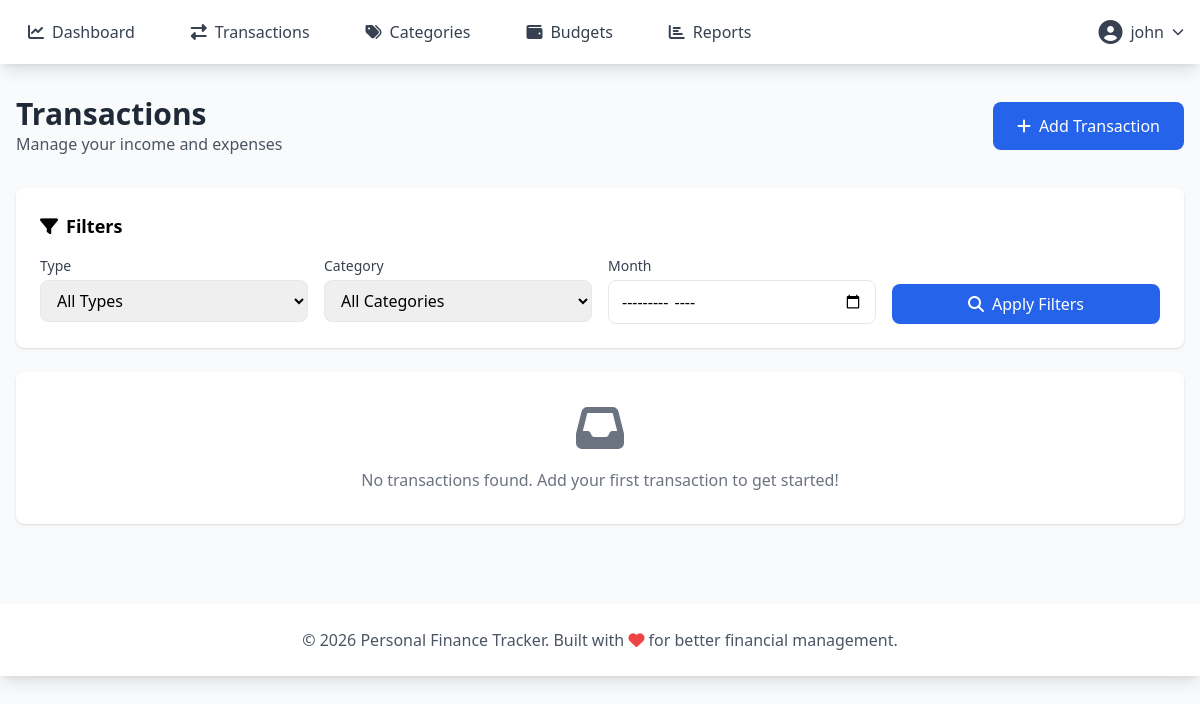
Page /transactions (signed in) on the earlier database version.
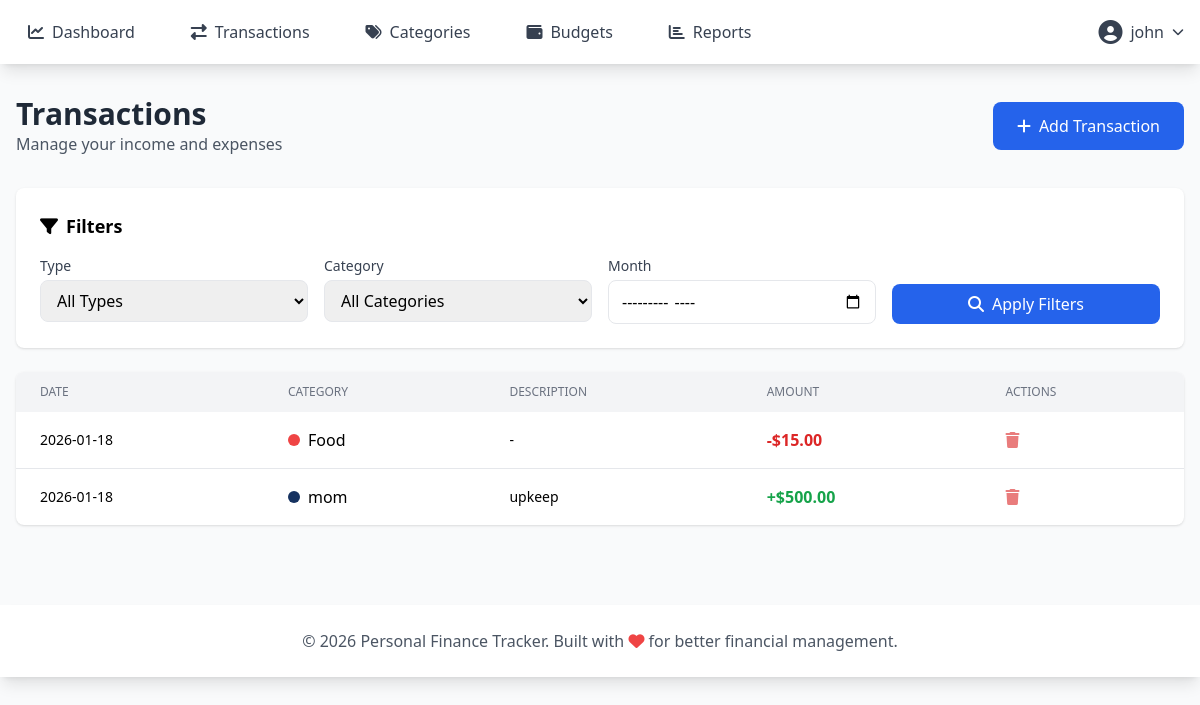
Same page on the later database version.
### tables this page shows
CREATE TABLE transactions (
            id INTEGER PRIMARY KEY AUTOINCREMENT,
            user_id INTEGER NOT NULL,
            category_id INTEGER NOT NULL,
            amount REAL NOT NULL,
            description TEXT,
            date DATE NOT NULL,
            created_at TIMESTAMP DEFAULT CURRENT_TIMESTAMP,
            FOREIGN KEY (user_id) REFERENCES users(id),
            FOREIGN KEY (category_id) REFERENCES categories(id)
        );

CREATE TABLE categories (
            id INTEGER PRIMARY KEY AUTOINCREMENT,
            user_id INTEGER NOT NULL,
            name TEXT NOT NULL,
            type TEXT NOT NULL CHECK(type IN ('income', 'expense')),
            color TEXT DEFAULT '#3B82F6',
            FOREIGN KEY (user_id) REFERENCES users(id),
            UNIQUE(user_id, name)
        );

### app.py (the view)
@app.route('/transactions')
@login_required
def transactions():
    user_id = session['user_id']
    conn = get_db()
    cursor = conn.cursor()
    category_filter = request.args.get('category', '')
    type_filter = request.args.get('type', '')
    month_filter = request.args.get('month', '')
    query = '''
        SELECT t.*, c.name as category_name, c.type as category_type, c.color
        FROM transactions t
        JOIN categories c ON t.category_id = c.id
        WHERE t.user_id = ?
    '''
    params = [user_id]
    if category_filter:
        query += ' AND c.id = ?'
        params.append(category_filter)
    if type_filter:
        query += ' AND c.type = ?'
        params.append(type_filter)
    if month_filter:
        query += ' AND strftime("%Y-%m", t.date) = ?'
        params.append(month_filter)
    query += ' ORDER BY t.date DESC, t.created_at DESC'
    all_transactions = cursor.execute(query, params).fetchall()
    categories = cursor.execute('''
        SELECT * FROM categories WHERE user_id = ? ORDER BY name
    ''', (user_id,)).fetchall()
    conn.close()
    return render_template('transactions.html',
                         transactions=all_transactions,
                         categories=categories)

### app.py (called while the page is built)
def get_db():
    conn = sqlite3.connect(DATABASE)
    conn.row_factory = sqlite3.Row
    return conn

def login_required(f):
    @wraps(f)
    def decorated_function(*args, **kwargs):
        if 'user_id' not in session:
            flash('Please log in to access this page.', 'warning')
            return redirect(url_for('login'))
        return f(*args, **kwargs)
    return decorated_function

### templates/transactions.html (shortened to what this page needs)
{% extends "base.html" %}
{% block content %}
<div class="mb-8">
    <div class="flex justify-between items-center">
        <div>
            <h1 class="text-3xl font-bold text-gray-800">Transactions</h1>
            <p class="text-gray-600">Manage your income and expenses</p>
        </div>
        <a href="{{ url_for('add_transaction') }}" class="bg-blue-600 text-white px-6 py-3 rounded-lg hover:bg-blue-700">
            <i class="fas fa-plus mr-2"></i>Add Transaction
        </a>
    </div>
</div>
<div class="card-hover bg-white rounded-lg shadow p-6 mb-6 fade-in">
    <h2 class="text-lg font-semibold mb-4"><i class="fas fa-filter mr-2"></i>Filters</h2>
    <form method="GET" class="grid grid-cols-1 md:grid-cols-4 gap-4">
        <div>
            <label class="block text-sm text-gray-700 mb-1">Type</label>
            <select name="type" class="filter-dropdown w-full px-3 py-2 border rounded-lg form-input">
                <option value="">All Types</option>
            </select>
        </div>
        <div>
            <label class="block text-sm text-gray-700 mb-1">Category</label>
            <select name="category" class="filter-dropdown w-full px-3 py-2 border rounded-lg form-input">
                <option value="">All Categories</option>
            </select>
        </div>
        <div>
            <label class="block text-sm text-gray-700 mb-1">Month</label>
            <input type="month" name="month" value="{{ request.args.get('month', '') }}"
                   class="month-selector w-full px-3 py-2 border rounded-lg form-input">
        </div>
        <div class="flex items-end">
            <button type="submit" class="btn-primary w-full bg-blue-600 text-white px-4 py-2 rounded-lg hover:bg-blue-700">
                <i class="fas fa-search mr-2"></i>Apply Filters
            </button>
        </div>
    </form>
</div>
<div class="bg-white rounded-lg shadow overflow-hidden">
    {% if transactions %}
    <table class="min-w-full">
        <thead class="bg-gray-100">
            <tr>
                <th class="px-6 py-3 text-left text-xs font-medium text-gray-500 uppercase">Date</th>
                <th class="px-6 py-3 text-left text-xs font-medium text-gray-500 uppercase">Category</th>
                <th class="px-6 py-3 text-left text-xs font-medium text-gray-500 uppercase">Description</th>
                <th class="px-6 py-3 text-left text-xs font-medium text-gray-500 uppercase">Amount</th>
                <th class="px-6 py-3 text-left text-xs font-medium text-gray-500 uppercase">Actions</th>
            </tr>
        </thead>
        <tbody class="divide-y divide-gray-200">
            {% for t in transactions %}
            <tr class="table-row stagger-item">
                <td class="px-6 py-4 whitespace-nowrap text-sm">{{ t.date }}</td>
                <td class="px-6 py-4 whitespace-nowrap">
                    <span class="inline-flex items-center">
                        <span class="category-badge w-3 h-3 rounded-full mr-2" style="background-color: {{ t.color }}"></span>
                        {{ t.category_name }}
                    </span>
                </td>
                <td class="px-6 py-4 text-sm">{{ t.description or '-' }}</td>
                <td class="px-6 py-4 whitespace-nowrap amount-display font-semibold {% if t.category_type == 'income' %}text-green-600{% else %}text-red-600{% endif %}">
                    {% if t.category_type == 'income' %}+{% else %}-{% endif %}${{ "%.2f"|format(t.amount) }}
                </td>
                <td class="px-6 py-4 whitespace-nowrap">
                    <a href="{{ url_for('delete_transaction', transaction_id=t.id) }}"
                       onclick="return confirm('Are you sure you want to delete this transaction?')"
                       class="delete-btn text-red-600 hover:text-red-800">
                        <i class="fas fa-trash"></i>
                    </a>
                </td>
            </tr>
            {% endfor %}
        </tbody>
    </table>
    {% else %}
    <div class="p-8 text-center text-gray-500">
        <i class="fas fa-inbox text-5xl mb-4"></i>
        <p>No transactions found. Add your first transaction to get started!</p>
    </div>
    {% endif %}
</div>
{% endblock %}

### templates/base.html (shortened to what this page needs)
<!DOCTYPE html>
<html lang="en">
<head>
    <script src="https://cdn.tailwindcss.com"></script>
    <link rel="stylesheet" href="https://cdnjs.cloudflare.com/ajax/libs/font-awesome/6.4.0/css/all.min.css">
    <link rel="stylesheet" href="{{ url_for('static', filename='css/style.css') }}">
</head>
<body class="bg-gray-50">
    {% if session.user_id %}
    <nav class="bg-white shadow-lg sticky top-0 z-50">
        <div class="max-w-7xl mx-auto px-4">
            <div class="flex justify-between h-16">
                <div class="flex space-x-8">
                    <a href="{{ url_for('dashboard') }}" class="nav-link flex items-center px-3 py-2 text-gray-700">
                        <i class="fas fa-chart-line mr-2 icon-bounce"></i> Dashboard
                    </a>
                    <a href="{{ url_for('transactions') }}" class="nav-link flex items-center px-3 py-2 text-gray-700">
                        <i class="fas fa-exchange-alt mr-2 icon-bounce"></i> Transactions
                    </a>
                    <a href="{{ url_for('categories') }}" class="nav-link flex items-center px-3 py-2 text-gray-700">
                        <i class="fas fa-tags mr-2 icon-bounce"></i> Categories
                    </a>
                    <a href="{{ url_for('budgets') }}" class="nav-link flex items-center px-3 py-2 text-gray-700">
                        <i class="fas fa-wallet mr-2 icon-bounce"></i> Budgets
                    </a>
                    <a href="{{ url_for('reports') }}" class="nav-link flex items-center px-3 py-2 text-gray-700">
                        <i class="fas fa-chart-bar mr-2 icon-bounce"></i> Reports
                    </a>
                </div>
                <div class="flex items-center space-x-4">
                    <div class="relative profile-dropdown">
                        <button onclick="toggleDropdown()" class="flex items-center space-x-2 text-gray-700 hover:text-blue-600 focus:outline-none transition-all">
                            <i class="fas fa-user-circle text-2xl"></i>
                            <span class="font-medium">{{ session.username }}</span>
                            <i class="fas fa-chevron-down text-xs"></i>
                        </button>
                    </div>
                </div>
            </div>
        </div>
    </nav>
    {% endif %}
    <main class="max-w-7xl mx-auto px-4 py-8">
        {% block content %}{% endblock %}
    </main>
    <footer class="bg-white shadow-lg mt-12 py-6">
        <div class="max-w-7xl mx-auto px-4 text-center text-gray-600">
            <p class="fade-in">© 2026 Personal Finance Tracker. Built with <i class="fas fa-heart text-red-500"></i> for better financial management.</p>
        </div>
    </footer>
</body>
</html>

### static/style.css (style rules this page uses)
.fade-in { animation: fadeIn 0.6s ease-out; }
.card-hover { transition: all 0.3s cubic-bezier(0.4, 0, 0.2, 1); position: relative; overflow: hidden; }
.card-hover::before { content: ''; position: absolute; top: 0; left: -100%; width: 100%; height: 100%; background: linear-gradient( 90deg, transparent, rgba(255, 255, 255, 0.2), transparent ); transition: left 0.5s; }
.btn-primary { position: relative; overflow: hidden; transition: all 0.3s ease; }
.btn-primary::before { content: ''; position: absolute; top: 50%; left: 50%; width: 0; height: 0; border-radius: 50%; background: rgba(255, 255, 255, 0.3); transform: translate(-50%, -50%); transition: width 0.6s, height 0.6s; }
.nav-link { position: relative; transition: color 0.3s ease; }
.nav-link::after { content: ''; position: absolute; bottom: 0; left: 50%; width: 0; height: 3px; background: linear-gradient(to right, #3B82F6, #8B5CF6); transition: all 0.3s ease; transform: translateX(-50%); }
.table-row { transition: all 0.2s ease; }
.delete-btn { transition: all 0.2s ease; opacity: 0.6; }
.form-input { transition: all 0.3s ease; border: 2px solid #E5E7EB; }
.category-badge { transition: all 0.3s ease; cursor: pointer; }
html { scroll-behavior: smooth; }
.amount-display { font-variant-numeric: tabular-nums; transition: all 0.3s ease; }
.filter-dropdown { transition: all 0.3s ease; }
.month-selector { transition: all 0.3s ease; }
.stagger-item { animation: slideInRight 0.5s ease-out backwards; }
.stagger-item:nth-child(1) { animation-delay: 0.05s; }
.stagger-item:nth-child(2) { animation-delay: 0.1s; }
.profile-dropdown { position: relative; }
.profile-dropdown button { transition: all 0.3s ease; }

Differences in the rows shown:
added transactions: date "2026-01-18", category_name "Food", description "-", amount "15.00"
added transactions: date "2026-01-18", category_name "mom", description "upkeep", amount "500.00"
Other differences:
text no longer shown: "No transactions found. Add your first transaction to get started!"
text now shown: "DATE CATEGORY DESCRIPTION AMOUNT ACTIONS"
